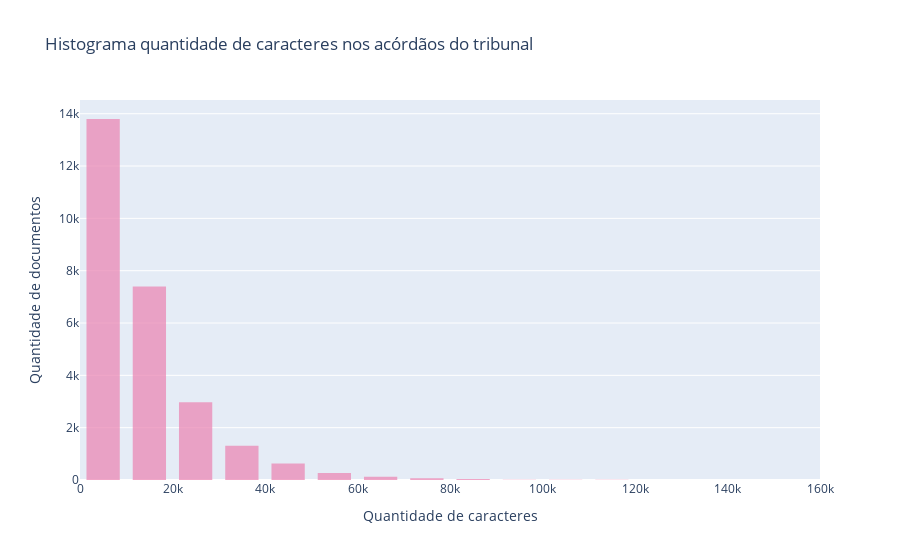

The code cell stored with this chart in its notebook:
### Code cell
import plotly.graph_objects as go

fig = go.Figure( )

fig.add_trace(go.Histogram(
    x=df["NUM_CARACTERES"],
    name="TRT 3ª Região",
    marker_color='#EB89B5',
    nbinsx=25 ))

# Overlay both histograms
fig.update_layout(
    title='Histograma quantidade de caracteres nos acórdãos do tribunal',
    xaxis_title_text='Quantidade de caracteres',
    yaxis_title_text='Quantidade de documentos',
    bargap=0.2,
    bargroupgap=0.1
    )
# Reduce opacity to see both histograms
fig.update_traces(opacity=0.75)
fig.show()

### Figure 1 — Plotly figure (JSON) as saved in the notebook; plotly's stock layout.template omitted (floating-point values rounded to 4 significant figures; data arrays with more than 128 entries replaced by an {"elided": "..."} marker saying what was removed)
{"data": [{"marker": {"color": "#EB89B5"}, "name": "TRT 3ª Região", "nbinsx": 25, "opacity": 0.75, "type": "histogram", "x": {"elided": "26632 int values"}}], "layout": {"autosize": true, "bargap": 0.2, "bargroupgap": 0.1, "title": {"text": "Histograma quantidade de caracteres nos acórdãos do tribunal"}, "xaxis": {"autorange": true, "range": [-0.5, 160000.0], "title": {"text": "Quantidade de caracteres"}, "type": "linear"}, "yaxis": {"autorange": true, "range": [0, 14520.0], "title": {"text": "Quantidade de documentos"}}}}
